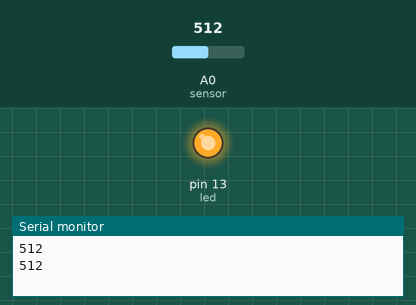
This program was run on a simulated Arduino Uno, built with avr-gcc and run on an emulated ATmega328P. Parts: output pins drawn as LEDs (lit = HIGH), the last lines printed to the serial monitor. The inputs (shaded band) are chosen by the test bench; at power-on: A0 (sensor) = 512.

Above: at 1.8 s.
1.9 s: A0 (sensor) set to 483
At 2.3 s:
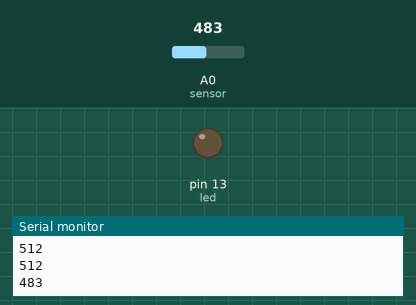
3.5 s: A0 (sensor) set to 510
At 5.1 s:
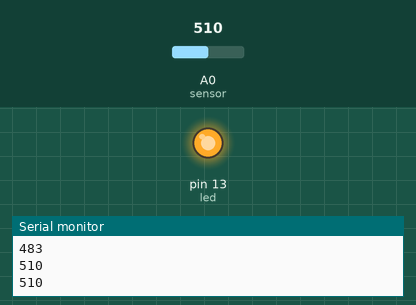
5.5 s: A0 (sensor) set to 490
At 6.6 s:
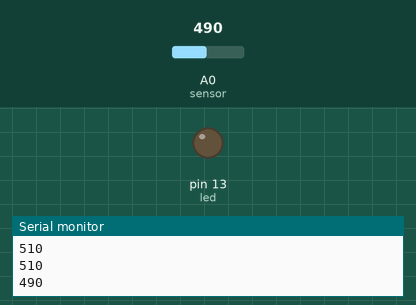
Timing chart, 0 to 8.5 s (numbered marks = the images above; inputs shaded):
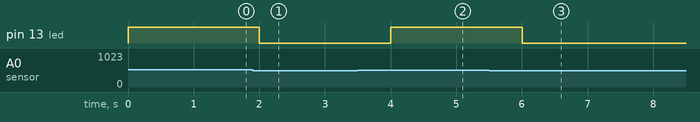

The program:

main.cpp
```cpp
/*
 * Filename: main.cpp
 * File Created: Wednesday, May 30th 2018, 20:01:37
 * ------
 * Author: Davide Sordi
 * GitHub: @sordinho
 * ------
 * Last Modified: Wednesday, May 30th 2018, 20:37:46
 */


#include "Arduino.h"

// Integrated led
int led = 13;
// Analog pin A0 is 'sensor'
int sensor = A0;
// Set the initial sensor Value to 0
int sensorValue = 0;

// The setup function
void setup()
{
    // Initialize the led as an output
    pinMode(led, OUTPUT);
    // Initialize serial communication at 9600 baud
    Serial.begin(9600);
}

// The loop routine runs forever
void loop()
{
    // Read the analog input from 'sensor'
    sensorValue = analogRead(sensor);
    // Print out the value you read
    Serial.println(sensorValue, DEC);
    // If sensorValue is greater than 500
    if (sensorValue > 500)
    {
        // Turn the led ON
        digitalWrite(led, HIGH);
    }
    else
    {
        // Turn the led OFF
        digitalWrite(led, LOW);
    }
    delay(1000);
}
```

Measured:
- the behaviour switches between 501 and 500 on A0 (sensor) (found by bisection; images 0 and 1)
- after the input at 1.9 s, pin 13 (led): HIGH → LOW after 0.10 s
- after the input at 3.5 s, pin 13 (led): LOW → HIGH after 0.50 s
- after the input at 5.5 s, pin 13 (led): HIGH → LOW after 0.50 s
